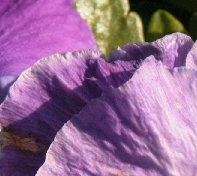
#> input picture ourcode/cpu_version/cpucode/CVPR08-SR/Data/Training/t1.bmp, 197 x 176 px; its folder holds 4 pictures in this run
$ python learn_dict.py
#> lines starting #> are read from the running program, lines starting #| are printed output that depends on the picture
### ourcode/cpu_version/cpucode/ksvd.py
# -*- coding: utf-8 -*-
"""
Created on Mon Nov 13 20:28:47 2017

@author: HuXiaotian
"""

import numpy as np
from sklearn.linear_model import orthogonal_mp_gram

def omp(X, y, ncoef=None, maxit=200, tol=1e-6, ztol=1e-12):
    """ orthogonal matching pursuit. Compute the sparse representation of input
    y using dictionary X
    input:
        X: the dictionary. Format: each column of X is a atom
        y: the input sample. Format: a vector
        ncoef: the maximum number of nonzero element in the sparse representation
        maxit: maximum iteration time
        tol: convergence tolerance
        ztol: threshold for residual covariance
    """

    def norm2(x):
        return np.linalg.norm(x)/np.sqrt(len(x))

    if ncoef is None:
        ncoef = int(X.shape[1]/2)

    X_transpose = X.T
    Alpha = X_transpose.dot(y)

    active = []
    coef = np.zeros(X.shape[1],dtype = float)

    residual = y


    ynorm = norm2(y)                         # store for computing relative err


    tol = tol * ynorm       # convergence tolerance
    ztol = ztol * ynorm     # threshold for residual covariance

     # main iteration
    for it in range(maxit):

        # compute residual covariance vector and check threshold
        rcov = np.dot(X_transpose, residual)
        i = np.argmax(rcov)
        rc = rcov[i]

        if rc < ztol:
            #print('All residual covariances are below threshold.')
            break

        if i not in active:
            active.append(i)

        DI = X[:, active]

        coefi = np.dot(np.linalg.inv(DI.T.dot(DI)),Alpha[active])
        coef[active] = coefi   # update solution

        residual = y - np.dot(X[:,active], coefi)

        err = norm2(residual) / ynorm


        # check stopping criteria
        if err < tol:  # converged
            break
        if len(active) >= ncoef:   # hit max coefficients
            break
        if it == maxit-1:  # max iterations
            break

    return coef


def ksvd(max_iter,n_components,transform_n_nonzero_coefs,X):
    """ ksvd function
    input:
        max_iter: the maximum iteration times
        n_components: the size of dictionary(the number of atoms)
        transform_n_nonzero_coefs: Tdata, the maximum number of nonzero elements
        in the sparse representation
        X: training data. Format: each column of the X is a training sample(patch)
    Output:
        dictionary: Format: each column of output dictionary D is a atom
        gamma: the sparse representaion of input data, Format: each column of
        gamma is a sample
        """
#> called with max_iter = 5, n_components = 200, transform_n_nonzero_coefs = 6

    # replace unuse atoms

    #init dictionary
    Xnorm2 = (X**2).sum(axis = 0)
    nonzerosam = np.nonzero(Xnorm2 > 1e-3)[0]
    tol = 1e-6

    ###for debug

    #D1 = X[:,nonzerosam[0:1024]]
    D = X[:,np.random.choice(nonzerosam,n_components,replace = False)]


    D /= np.linalg.norm(D, axis=0)


    gamma = np.zeros((n_components,X.shape[1]))
    erec = np.zeros(max_iter)
    for ite in range(max_iter):
        print("The {}-th iteration is running now\n".format(ite))
        for i in range(X.shape[1]):
            gamma[:,i] = omp(D,X[:,i],ncoef=3)

        e = np.linalg.norm(X - D.dot(gamma),axis = 0)
        e = np.sqrt(sum(e)/e.size)

        erec[ ite ] = e
        print("error",e)
        if e < tol:
            break

        replaced_atoms = np.zeros(n_components)
        unused_sigs = np.arange(X.shape[1])

        p = np.arange(n_components)#np.random.permutation(n_components)
        for j in range(n_components):
            I = np.nonzero(gamma[p[j],:] > tol)[0]
            if np.sum(I) == 0:
                #continue
                perm = np.random.permutation(len(unused_sigs))
                E = np.sum((X[:,unused_sigs[perm]] - D.dot(gamma[:,unused_sigs[perm]]))**2, axis = 0)
                i = np.argmax(E)
                atom = X[:,unused_sigs[perm[i]]]
                atom = atom/np.linalg.norm(atom)
                D[:,p[j]] = atom;
                unused_sigs = np.delete(unused_sigs,perm[i])
                replaced_atoms[j] = 1;
            else:
                D[:,p[j]] = 0
                g = gamma[p[j],I].T
                Xrnm = X[:,I]
                d = np.dot(Xrnm - np.dot(D,gamma[:,I]),g)
                d = d/np.linalg.norm(d)
                g = np.dot(Xrnm.T - np.dot(D,gamma[:,I]).T,d)
                D[:,p[j]] = d
                gamma[p[j],I] = g.T

    return D,gamma

atomlen = 100
dictsize = 200
samplenum = 400
X = np.random.randn(atomlen,samplenum)
y = np.random.randn(atomlen)
itetimes = 5
Tdata = 6


D,gamma = ksvd(itetimes,dictsize,Tdata,X)

gt = gamma.dot(gamma.T)

print(np.linalg.matrix_rank(gt))
np.linalg.inv(gt)

### ourcode/collect/collect.py
#!/usr/bin/env python3
# -*- coding: utf-8 -*-
"""
Created on Fri Nov 24 21:08:10 2017

@author: qcat
"""
import numpy as np
from scipy.signal import convolve2d as conv2d

def collect(images, scale, filters, window, overlap, border):
    """
    :type images:   List[ndarray]
    :type scale:    int
    :type filters:  dict
    :type window:   List[int]
    :type overlap:  List[int]
    :type border:   List[int]
    """

    num_of_imgs = len(images)
    feature_cell = {}
#    feature_cell = np.zeros((num_of_imgs, 1))
    num_of_features = 0

#    feature_size = []
    feature_size = -1
#    h = []

#    print("Num of imgs: {}\n".format(num_of_imgs))
    for i in range(num_of_imgs):
        # h = progress(h, i / num_of_imgs, verbose), useless, purely for documentation

        # sz is used for printing out info.
        # sz = images[i].shape

        print("For image {} \n".format(i))
        print("The size of the image is {}\n".format(images[i].shape))

        F = extract(images[i], scale, filters, window, overlap, border)
        num_of_features = num_of_features + F.shape[1]
        feature_cell[i] = F

        print("feature size: {}, F shape: {}\n".format(feature_size,F.shape))

#        assert(len(feature_size) == 0 or feature_size == F.shape[0])
        assert(feature_size < 0 or feature_size == F.shape[0])
        feature_size = F.shape[0]

    print("Feature_size: {}\n, Num of features: {}\n".format(feature_size,num_of_features))
    print("F's size is {}\n".format(F.shape))

    features = np.zeros((feature_size, num_of_features))
    offset = 0

    for i in range(num_of_imgs):
        F = feature_cell[i]
        N = F.shape[1]
        features[:,offset:offset+N] = F
        offset = offset + N

    return features

def extract(X, scale, filters, window, overlap, border):
    """
    :type X:        ndarray (2D)
    :type scale:    int
    :type filters:  dict
    :type window:   List[int]
    :type overlap:  List[int]
    :type border:   List[int]
    :rtype features ndarray (2D)
    """
    # compute one grid for all filters
    grid = sampling_grid(X.shape, window, overlap, border, scale)
    feature_size = window[0] * window[1] * len(filters) #* scale * scale

    # Current image features extraction [featrue x index]
    if not filters:
        # f = X[grid]
        f = indexOut(X, grid)
        features = f.reshape((f.shape[0]*f.shape[1], f.shape[2]))
    else:
#        features = np.zeros((feature_size,grid.shape[2]))
        features = np.array([])
        for i in range(len(filters)):
            print(i)
#            print(filters[i+1])
#            print(grid)
            f = conv2d(X, filters[i+1], mode = 'same')

            print("Shape of f: {}\nShape of grid: {}".format(f.shape, grid.shape))

            # f = f[grid]
            f = indexOut(f, grid)

            print("New shape of f:{}\n".format(f.shape))

            f = f.reshape((f.shape[0]*f.shape[1], f.shape[2]))

            print("Shape of f after reshaping: {}\n".format(f.shape))
            print("Shape of feature:{} \n".format(features.shape))
            if len(features) == 0:
                features = f
            else:
                features = np.concatenate((features, f), axis = 0)
            # features[(i*f.shape[0]):((i+1)*f.shape[0]), : ] = f
    return features

def sampling_grid(img_size, window, overlap, border, scale):
    """
    :type img_size  tuple[int]
    :type window:   List[int]
    :type overlap:  List[int]
    :type border:   List[int]
    :type scale:    int
    :rtype grid:    ndarray (3D)
    """
    window = [ i * scale for i in window]
    overlap = [ i * scale for i in overlap]
    border = [ i * scale for i in border]
# [6 lines of commented-out code are left out]

    print("Window size is: {}\n".format(window))
    # Create sampling grid for overlapping window
    idx = np.array(range(img_size[0]*img_size[1])).reshape((img_size[1],img_size[0])).T
#    idx = idx.T

    # don't know why there is an element-wise deduction in the source code
    grid = idx[0:window[0], 0:window[1]].reshape((window[0],window[1],1))
#    print("idx:{} \ngrid:{}".format(idx, grid))

    # Compute offsets for grid's displacement
    # skip in the source code
    stride = [window[0]-overlap[0], window[1]-overlap[1]]
    offset = idx[border[0]:img_size[0]-window[0]-border[0]+1:stride[0], \
                 border[1]:img_size[1]-window[1]-border[1]+1:stride[1]]

    #    offset = idx[border[0]:img_size[0]-window[0]-border[0]:stride[0], border[1]:img_size[1]-window[1]-border[1]:stride[1]]
    offset = offset.reshape((1,1,offset.size))

    print("Offset size: {}\n".format(offset.size))
    # Prepare 3D grid - should be used as: sampled_img = img(grid)
    # grid = np.matlib.repmat(offset, window[0], window[1]) + np.matlib.repmat(grid, 1, offset.size)
    print("Shape 1: {}\nShape 2: {}\n".format(np.tile(offset, [window[0], window[1], 1]).shape,np.tile(grid,[1, 1, offset.size]).shape))
    print("Offset shape: {}, grid shape: {}\n".format(offset.shape, grid.shape))

    grid = np.tile(offset, [window[0], window[1], 1]) + np.tile(grid,[1, 1, offset.size])
    return grid

# [14 lines left out: function indexOut, not called in this run]


### ourcode/cpu_version/cpucode/learn_dict.py
#!/usr/bin/env python3
# -*- coding: utf-8 -*-
"""
Created on Sat Dec 16 21:40:04 2017

@author: serafina
"""


import numpy as np
import scipy as sp
from skimage import color,io,img_as_float,transform
from collect import collect
from ksvd import ksvd

# Convert images from RGB color space to Y_Cb_Cr color space
def convert_ycbcr_y(f):
    rgb = io.imread(f)
    ycbcr = color.rgb2ycbcr(rgb)
    ycbcr = img_as_float(ycbcr)/255
    return ycbcr[:,:,0]

str = 'CVPR08-SR/Data/Training' + '/*.bmp'

load_imgs = io.ImageCollection(str,load_func = convert_ycbcr_y)
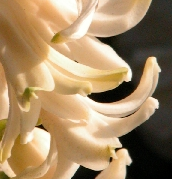
#> input picture ourcode/cpu_version/cpucode/CVPR08-SR/Data/Training/t2.bmp, 172 x 179 px
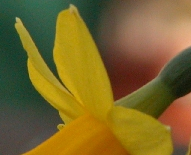
#> input picture ourcode/cpu_version/cpucode/CVPR08-SR/Data/Training/t3.bmp, 191 x 155 px
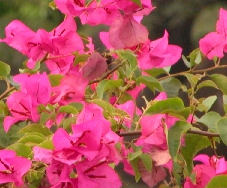
#> input picture ourcode/cpu_version/cpucode/CVPR08-SR/Data/Training/t4.bmp, 227 x 188 px
#> load_imgs = 4 items

# Configuration
conf = {'scale': 3, 'level': 1, 'window': [3,3],
        'border': [1,1], 'upsample_factor': 3, 'filters': {},
        'interpolate_kernel': 'bicubic', 'overlap': [1,1]}

O = np.zeros((conf['upsample_factor']-1))

# Define Gaussian filter and Laplacian filter
G = np.array([1])
G = np.concatenate((G,O))
G = np.append(G,-1)
G.shape = (1,2+O.size)
L = np.array([1])
L = np.concatenate((L,O))
L = np.append(L,-2)
L = np.concatenate((L,O))
L = np.append(L,1)
L = L/2.0;
L.shape = (1,3+2*O.size)

filters = {1:G,2:G.T,3:L,4:L.T}
conf['filters'] = filters

# Crop images
def modcrop(imgs,scale):
#> called with scale = 3
    imgs_c = []
    for i in range(len(imgs)):
        img = imgs[i]
        sz = img.shape
        sz = sz - np.mod(sz,scale)
        img_c = img[0:sz[0], 0:sz[1]]
        imgs_c.append(img_c)
#> this loop made 4 passes
#> sz on passes 1 to 4: [174, 195, 3], [177, 171, 3], [153, 189, 3], [186, 225, 3]
#> after the loop, imgs_c = 4 items
    return imgs_c

hires = modcrop(load_imgs, conf['scale'])
#> hires = 4 items

# Downsampling high resolution images to get low resolution image set
lores = []
for i in range(len(hires)):
    img = hires[i]
    sz = img.shape
    scale = conf['scale']
    img_l = transform.resize(img,(sz[0]/scale,sz[1]/scale))
    lores.append(img_l)
#> this loop made 4 passes
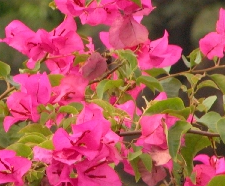
#> img: shape (186, 225, 3); mean R, G, B 174.7, 87.4, 91.8
#> after the loop, lores = 4 items

# Upsampling low resolution images to get middle resolution image set
midres = []
for i in range(len(lores)):
    img = lores[i]
    sz = img.shape
    scale = conf['upsample_factor']
    img_m = transform.resize(img,(sz[0]*scale,sz[1]*scale))
    midres.append(img_m)
#> this loop made 4 passes
#> sz on passes 1 to 4: (58, 65, 3), (59, 57, 3), (51, 63, 3), (62, 75, 3)
#> pass 1, `img_m = transform.resize(img,(sz[0]*scale,sz[1]*scale))`:
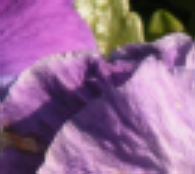
#> img_m: shape (174, 195, 3) float64; mean R, G, B 0.574, 0.409, 0.566
#> after the loop:
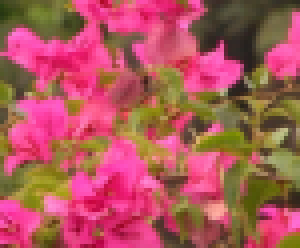
#> img: shape (62, 75, 3) float64 (shown 4 times larger); mean R, G, B 0.685, 0.343, 0.36
#> after the loop, midres = 4 items

# Call COLLECT function to extract features in middle resolution images
features = collect(midres, conf['scale'], conf['filters'], conf['window'], conf['overlap'], conf['border']);
#> in collect, `num_of_imgs = len(images)`: num_of_imgs = 4
#> the loop in collect, `for i in range(num_of_imgs):` made 1 pass
#| Window size is: [9, 9]
#> pass 1, in sampling_grid, `offset = idx[border[0]:img_size[0]-window[0]-border[0]+1:stride[0], \ ..`:
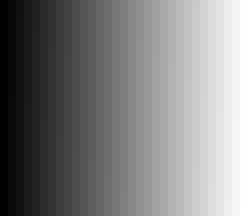
#> offset: shape (27, 31) int64 (shown 8 times larger); min 525, max 32001, mean 16263; drawn with min black and max white
#> after the loop in collect, `for i in range(num_of_imgs):`: feature_cell = 0 items; num_of_features = 0
#> (the run stopped early here; a loop or call above may not have finished)
